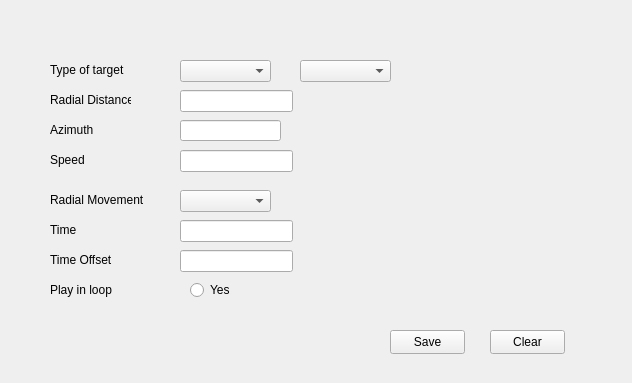
<?xml version="1.0" encoding="UTF-8"?>
<ui version="4.0">
 <class>tgt_page</class>
 <widget class="QWidget" name="tgt_page">
  <property name="geometry">
   <rect>
    <x>0</x>
    <y>0</y>
    <width>632</width>
    <height>383</height>
   </rect>
  </property>
  <property name="windowTitle">
   <string>Form</string>
  </property>
  <widget class="QLabel" name="tgttype_label">
   <property name="geometry">
    <rect>
     <x>50</x>
     <y>60</y>
     <width>81</width>
     <height>20</height>
    </rect>
   </property>
   <property name="text">
    <string>Type of target</string>
   </property>
  </widget>
  <widget class="QComboBox" name="tgttype_comboBox">
   <property name="geometry">
    <rect>
     <x>180</x>
     <y>60</y>
     <width>91</width>
     <height>22</height>
    </rect>
   </property>
  </widget>
  <widget class="QLabel" name="radial_dist_label">
   <property name="geometry">
    <rect>
     <x>50</x>
     <y>90</y>
     <width>81</width>
     <height>20</height>
    </rect>
   </property>
   <property name="text">
    <string>Radial Distance</string>
   </property>
  </widget>
  <widget class="QLineEdit" name="rad_dist_lineEdit">
   <property name="geometry">
    <rect>
     <x>180</x>
     <y>90</y>
     <width>113</width>
     <height>22</height>
    </rect>
   </property>
  </widget>
  <widget class="QLabel" name="azimuth_label">
   <property name="geometry">
    <rect>
     <x>50</x>
     <y>120</y>
     <width>81</width>
     <height>20</height>
    </rect>
   </property>
   <property name="text">
    <string>Azimuth</string>
   </property>
  </widget>
  <widget class="QLabel" name="speed_label">
   <property name="geometry">
    <rect>
     <x>50</x>
     <y>150</y>
     <width>81</width>
     <height>20</height>
    </rect>
   </property>
   <property name="text">
    <string>Speed</string>
   </property>
  </widget>
  <widget class="QLabel" name="radial_mov_label">
   <property name="geometry">
    <rect>
     <x>50</x>
     <y>190</y>
     <width>101</width>
     <height>20</height>
    </rect>
   </property>
   <property name="text">
    <string>Radial Movement</string>
   </property>
  </widget>
  <widget class="QLabel" name="time_label">
   <property name="geometry">
    <rect>
     <x>50</x>
     <y>220</y>
     <width>81</width>
     <height>20</height>
    </rect>
   </property>
   <property name="text">
    <string>Time</string>
   </property>
  </widget>
  <widget class="QLineEdit" name="AZ_lineEdit">
   <property name="geometry">
    <rect>
     <x>180</x>
     <y>120</y>
     <width>101</width>
     <height>21</height>
    </rect>
   </property>
  </widget>
  <widget class="QLineEdit" name="speed_lineEdit">
   <property name="geometry">
    <rect>
     <x>180</x>
     <y>150</y>
     <width>113</width>
     <height>22</height>
    </rect>
   </property>
  </widget>
  <widget class="QComboBox" name="rad_mov_comboBox">
   <property name="geometry">
    <rect>
     <x>180</x>
     <y>190</y>
     <width>91</width>
     <height>22</height>
    </rect>
   </property>
  </widget>
  <widget class="QPushButton" name="save_pushButton">
   <property name="geometry">
    <rect>
     <x>390</x>
     <y>330</y>
     <width>75</width>
     <height>24</height>
    </rect>
   </property>
   <property name="text">
    <string>Save</string>
   </property>
  </widget>
  <widget class="QPushButton" name="clear_pushButton">
   <property name="geometry">
    <rect>
     <x>490</x>
     <y>330</y>
     <width>75</width>
     <height>24</height>
    </rect>
   </property>
   <property name="text">
    <string>Clear</string>
   </property>
  </widget>
  <widget class="QLineEdit" name="time_lineEdit">
   <property name="geometry">
    <rect>
     <x>180</x>
     <y>220</y>
     <width>113</width>
     <height>22</height>
    </rect>
   </property>
  </widget>
  <widget class="QLabel" name="timeoffset_label">
   <property name="geometry">
    <rect>
     <x>50</x>
     <y>250</y>
     <width>81</width>
     <height>20</height>
    </rect>
   </property>
   <property name="text">
    <string>Time Offset</string>
   </property>
  </widget>
  <widget class="QLineEdit" name="timeoffset_lineEdit">
   <property name="geometry">
    <rect>
     <x>180</x>
     <y>250</y>
     <width>113</width>
     <height>22</height>
    </rect>
   </property>
  </widget>
  <widget class="QComboBox" name="vehicle_man_comboBox">
   <property name="geometry">
    <rect>
     <x>300</x>
     <y>60</y>
     <width>91</width>
     <height>22</height>
    </rect>
   </property>
  </widget>
  <widget class="QLabel" name="playinloop_label">
   <property name="geometry">
    <rect>
     <x>50</x>
     <y>280</y>
     <width>81</width>
     <height>20</height>
    </rect>
   </property>
   <property name="text">
    <string>Play in loop</string>
   </property>
  </widget>
  <widget class="QRadioButton" name="loop_radioButton">
   <property name="geometry">
    <rect>
     <x>190</x>
     <y>280</y>
     <width>89</width>
     <height>20</height>
    </rect>
   </property>
   <property name="text">
    <string>Yes</string>
   </property>
  </widget>
 </widget>
 <resources/>
 <connections/>
</ui>
